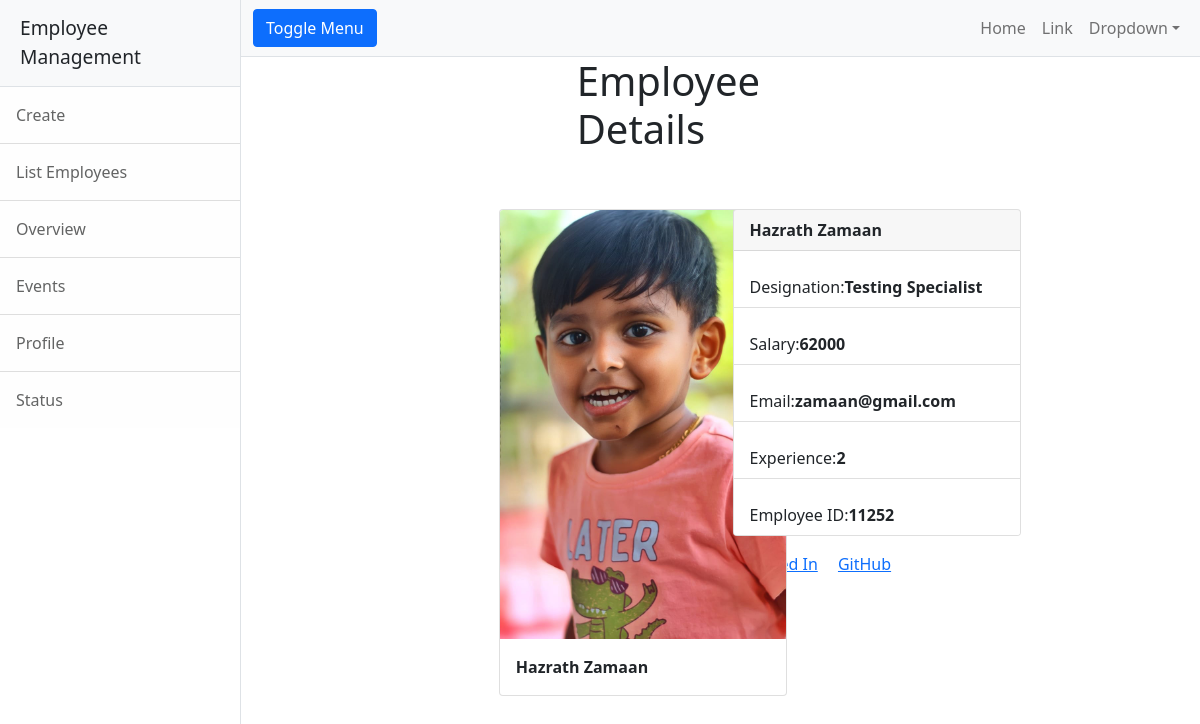
The app's page /employee/details/11252 with its own data.
### employee/models.py (models this page shows, shortened)
class Employee(models.Model):
    eid=models.CharField(max_length=30,primary_key=True)
    profile_pic=models.ImageField(upload_to="profilepics",null=True)
    emp_name=models.CharField(max_length=120)
    desig=models.CharField(max_length=120)
    salary=models.PositiveIntegerField()
    email=models.EmailField(unique=True)
    experience=models.PositiveIntegerField(default=0)

### employee/views.py (the view)
# urls.py: path('details/<str:emp_id>',views.EmployeeDetailView.as_view(),name='emp-detail'),
class EmployeeDetailView(View):
    def get(self,request,*args,**kwargs):
        ab=Employee.objects.get(eid=kwargs.get('emp_id'))
        return render(request,"emp-detail.html",{'employee':ab})

### employee/templates/emp-detail.html (shortened to what this page needs)
{%extends 'base.html'%}
{%block body_block%}
<div class="container w-60">
    <div class="row">
        <div class="col-4"></div>
        <div class="col-4"><h1>Employee Details</h1>
        </div>
        <div class="col-4"></div>
    </div>
 <div class="row mt-5 ">
        <div class="col-3"></div>
        <div class="col-3">
             <div class="card " style="width: 18rem;">
  <img src="{{employee.profile_pic.url}}" class="card-img-top" alt="...">
  <div class="card-body lg-5">
    <p class="card-text"><strong>{{employee.emp_name}}</strong></p>
  </div>
</div>
        </div>
        <div class="col-3">
<div class="card" style="width: 18rem;">
  <div class="card-header">
   <strong> {{employee.emp_name}}</strong>
  </div>
  <ul class="list-group list-group-flush">
    <li class="list-group-item mt-3">Designation:<strong>{{employee.desig}}</strong></li>
    <li class="list-group-item mt-3">Salary:<strong>{{employee.salary}}</strong></li>
    <li class="list-group-item mt-3">Email:<strong>{{employee.email}}</strong></li>
      <li class="list-group-item mt-3">Experience:<strong>{{employee.experience}}</strong></li>
      <li class="list-group-item mt-3">Employee ID:<strong>{{employee.eid}}</strong></li>
  </ul>
</div>
  <div class="card-body">
    <a href="#" class="card-link">Linked In</a>
    <a href="#" class="card-link">GitHub</a>
  </div>
</div>
        </div>
    </div>
</div>
{%endblock%}

### records on screen
Employee: profile_pic (picture), emp_name "Hazrath Zamaan", desig "Testing Specialist", salary "62000", email "zamaan@gmail.com", experience "2", eid "11252"
